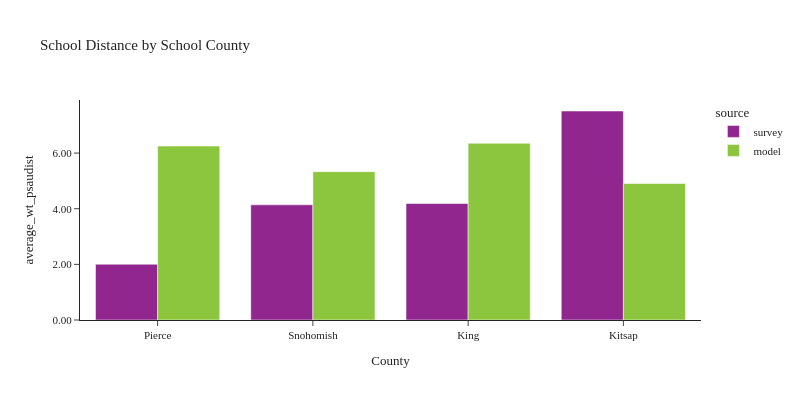

The notebook cell saved with this chart:
### Code cell
plot_school_location(df_students, 'CountyName_school', 'School County', 'County')

### Figure 1 — Plotly figure (JSON) as saved in the notebook; plotly's stock layout.template omitted (floating-point values rounded to 4 significant figures)
{"data": [{"alignmentgroup": "True", "customdata": [[103], [176], [564], [54]], "hovertemplate": "source=survey<br>CountyName_school=%{x}<br>average_wt_psaudist=%{y}<br>sample count=%{customdata[0]}<extra></extra>", "legendgroup": "survey", "marker": {"color": "#91268F", "pattern": {"shape": ""}}, "name": "survey", "offsetgroup": "survey", "orientation": "v", "showlegend": true, "textposition": "auto", "type": "bar", "x": ["Pierce", "Snohomish", "King", "Kitsap"], "xaxis": "x", "y": [2.004, 4.139, 4.187, 7.512], "yaxis": "y"}, {"alignmentgroup": "True", "customdata": [[54234], [223133], [529048], [166702]], "hovertemplate": "source=model<br>CountyName_school=%{x}<br>average_wt_psaudist=%{y}<br>sample count=%{customdata[0]}<extra></extra>", "legendgroup": "model", "marker": {"color": "#8CC63E", "pattern": {"shape": ""}}, "name": "model", "offsetgroup": "model", "orientation": "v", "showlegend": true, "textposition": "auto", "type": "bar", "x": ["Kitsap", "Pierce", "King", "Snohomish"], "xaxis": "x", "y": [4.907, 6.254, 6.351, 5.332], "yaxis": "y"}], "layout": {"barmode": "group", "font": {"size": 11}, "height": 400, "legend": {"title": {"text": "source"}, "tracegroupgap": 0}, "title": {"text": "School Distance by School County"}, "width": 800, "xaxis": {"anchor": "y", "domain": [0.0, 1.0], "title": {"text": "County"}}, "yaxis": {"anchor": "x", "domain": [0.0, 1.0], "tickformat": ".2f", "title": {"text": "average_wt_psaudist"}}}}
